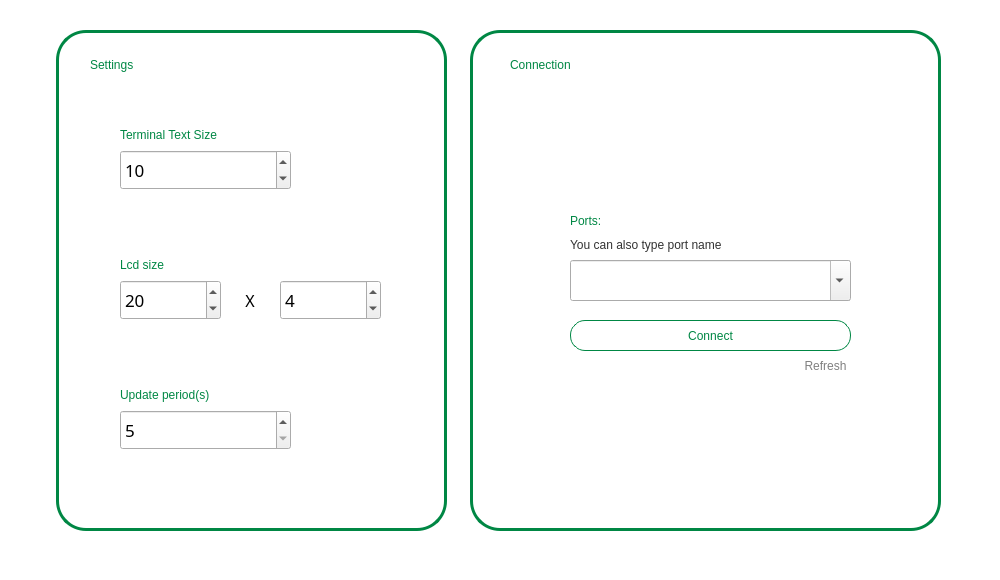
<?xml version="1.0" encoding="UTF-8"?>
<ui version="4.0">
 <class>Form</class>
 <widget class="QWidget" name="Form">
  <property name="geometry">
   <rect>
    <x>0</x>
    <y>0</y>
    <width>1000</width>
    <height>580</height>
   </rect>
  </property>
  <property name="windowTitle">
   <string>Form</string>
  </property>
  <property name="styleSheet">
   <string notr="true">QWidget#Form
{
background-color: rgb(255, 255, 255);
}
</string>
  </property>
  <widget class="QLabel" name="settings_area">
   <property name="geometry">
    <rect>
     <x>56</x>
     <y>30</y>
     <width>391</width>
     <height>501</height>
    </rect>
   </property>
   <property name="styleSheet">
    <string notr="true">border-radius : 30px;
border: 3px solid rgb(0, 135, 68);
</string>
   </property>
   <property name="text">
    <string/>
   </property>
  </widget>
  <widget class="QSpinBox" name="set_font_spin">
   <property name="geometry">
    <rect>
     <x>120</x>
     <y>150</y>
     <width>171</width>
     <height>40</height>
    </rect>
   </property>
   <property name="font">
    <font>
     <family>나눔스퀘어</family>
     <pointsize>13</pointsize>
    </font>
   </property>
   <property name="minimum">
    <number>5</number>
   </property>
   <property name="maximum">
    <number>100</number>
   </property>
   <property name="value">
    <number>10</number>
   </property>
  </widget>
  <widget class="QLabel" name="text_size_label">
   <property name="geometry">
    <rect>
     <x>120</x>
     <y>120</y>
     <width>281</width>
     <height>30</height>
    </rect>
   </property>
   <property name="styleSheet">
    <string notr="true">font: 75 15pt &quot;나눔스퀘어 Bold&quot;;
color: rgb(0, 135, 68);</string>
   </property>
   <property name="text">
    <string>Terminal Text Size</string>
   </property>
  </widget>
  <widget class="QLabel" name="set_freq_label">
   <property name="geometry">
    <rect>
     <x>120</x>
     <y>380</y>
     <width>261</width>
     <height>30</height>
    </rect>
   </property>
   <property name="styleSheet">
    <string notr="true">font: 75 15pt &quot;나눔스퀘어 Bold&quot;;
color: rgb(0, 135, 68);</string>
   </property>
   <property name="text">
    <string>Update period(s)</string>
   </property>
  </widget>
  <widget class="QLabel" name="set_lcd_label">
   <property name="geometry">
    <rect>
     <x>120</x>
     <y>250</y>
     <width>231</width>
     <height>30</height>
    </rect>
   </property>
   <property name="styleSheet">
    <string notr="true">font: 75 15pt &quot;나눔스퀘어 Bold&quot;;
color: rgb(0, 135, 68);</string>
   </property>
   <property name="text">
    <string>Lcd size</string>
   </property>
  </widget>
  <widget class="QSpinBox" name="set_lcd_spin_row">
   <property name="geometry">
    <rect>
     <x>120</x>
     <y>280</y>
     <width>101</width>
     <height>40</height>
    </rect>
   </property>
   <property name="font">
    <font>
     <family>나눔스퀘어</family>
     <pointsize>13</pointsize>
    </font>
   </property>
   <property name="minimum">
    <number>1</number>
   </property>
   <property name="maximum">
    <number>50</number>
   </property>
   <property name="value">
    <number>20</number>
   </property>
  </widget>
  <widget class="QSpinBox" name="set_lcd_spin_col">
   <property name="geometry">
    <rect>
     <x>280</x>
     <y>280</y>
     <width>101</width>
     <height>40</height>
    </rect>
   </property>
   <property name="font">
    <font>
     <family>나눔스퀘어</family>
     <pointsize>13</pointsize>
    </font>
   </property>
   <property name="minimum">
    <number>1</number>
   </property>
   <property name="maximum">
    <number>50</number>
   </property>
   <property name="value">
    <number>4</number>
   </property>
  </widget>
  <widget class="QLabel" name="set_lcd_X_label">
   <property name="geometry">
    <rect>
     <x>230</x>
     <y>280</y>
     <width>40</width>
     <height>40</height>
    </rect>
   </property>
   <property name="font">
    <font>
     <family>나눔스퀘어</family>
     <pointsize>12</pointsize>
    </font>
   </property>
   <property name="text">
    <string>X</string>
   </property>
   <property name="alignment">
    <set>Qt::AlignCenter</set>
   </property>
  </widget>
  <widget class="QDoubleSpinBox" name="set_freq_spin">
   <property name="geometry">
    <rect>
     <x>120</x>
     <y>410</y>
     <width>171</width>
     <height>40</height>
    </rect>
   </property>
   <property name="font">
    <font>
     <family>나눔스퀘어</family>
     <pointsize>13</pointsize>
    </font>
   </property>
   <property name="decimals">
    <number>0</number>
   </property>
   <property name="minimum">
    <double>5.000000000000000</double>
   </property>
   <property name="maximum">
    <double>100.000000000000000</double>
   </property>
   <property name="singleStep">
    <double>5.000000000000000</double>
   </property>
   <property name="value">
    <double>5.000000000000000</double>
   </property>
  </widget>
  <widget class="QLabel" name="connection_area">
   <property name="geometry">
    <rect>
     <x>470</x>
     <y>30</y>
     <width>471</width>
     <height>501</height>
    </rect>
   </property>
   <property name="styleSheet">
    <string notr="true">border-radius : 30px;
border: 3px solid rgb(0, 135, 68);
</string>
   </property>
   <property name="text">
    <string/>
   </property>
  </widget>
  <widget class="QComboBox" name="port_combo">
   <property name="geometry">
    <rect>
     <x>570</x>
     <y>260</y>
     <width>281</width>
     <height>41</height>
    </rect>
   </property>
   <property name="styleSheet">
    <string notr="true">font: 16pt &quot;나눔스퀘어&quot;;</string>
   </property>
   <property name="editable">
    <bool>true</bool>
   </property>
   <property name="currentText">
    <string/>
   </property>
   <property name="currentIndex">
    <number>-1</number>
   </property>
  </widget>
  <widget class="QLabel" name="set_freq_label_2">
   <property name="geometry">
    <rect>
     <x>570</x>
     <y>206</y>
     <width>281</width>
     <height>30</height>
    </rect>
   </property>
   <property name="styleSheet">
    <string notr="true">font: 75 15pt &quot;나눔스퀘어 Bold&quot;;
color: rgb(0, 135, 68);</string>
   </property>
   <property name="text">
    <string>Ports:</string>
   </property>
  </widget>
  <widget class="QPushButton" name="conn_button">
   <property name="geometry">
    <rect>
     <x>570</x>
     <y>320</y>
     <width>281</width>
     <height>31</height>
    </rect>
   </property>
   <property name="layoutDirection">
    <enum>Qt::RightToLeft</enum>
   </property>
   <property name="styleSheet">
    <string notr="true">QPushButton:hover
{ 
	background-color: rgb(0, 135, 68);
	border-radius: 15px;
	font: 75 15pt &quot;Arial&quot;;
	color: white;  
}

QPushButton
{ 
	border-radius: 15px;
	border: 1px solid rgb(0, 135, 68);
	font: 75 15pt &quot;나눔스퀘어 Bold&quot;;
	color: rgb(0, 135, 68);
}
</string>
   </property>
   <property name="text">
    <string>Connect</string>
   </property>
  </widget>
  <widget class="QLabel" name="connection_label">
   <property name="geometry">
    <rect>
     <x>510</x>
     <y>50</y>
     <width>291</width>
     <height>30</height>
    </rect>
   </property>
   <property name="styleSheet">
    <string notr="true">font: 75 17pt &quot;나눔스퀘어 ExtraBold&quot;;
color: rgb(0, 135, 68);</string>
   </property>
   <property name="text">
    <string>Connection</string>
   </property>
  </widget>
  <widget class="QLabel" name="comment_label">
   <property name="geometry">
    <rect>
     <x>570</x>
     <y>230</y>
     <width>281</width>
     <height>30</height>
    </rect>
   </property>
   <property name="styleSheet">
    <string notr="true">font: 75 10pt &quot;나눔스퀘어&quot;;
color: rgb(50, 50, 50);</string>
   </property>
   <property name="text">
    <string>You can also type port name</string>
   </property>
  </widget>
  <widget class="QLabel" name="settings_label">
   <property name="geometry">
    <rect>
     <x>90</x>
     <y>50</y>
     <width>201</width>
     <height>30</height>
    </rect>
   </property>
   <property name="styleSheet">
    <string notr="true">font: 75 17pt &quot;나눔스퀘어 ExtraBold&quot;;
color: rgb(0, 135, 68);</string>
   </property>
   <property name="text">
    <string>Settings</string>
   </property>
  </widget>
  <widget class="QPushButton" name="refresh_button">
   <property name="geometry">
    <rect>
     <x>790</x>
     <y>350</y>
     <width>71</width>
     <height>31</height>
    </rect>
   </property>
   <property name="styleSheet">
    <string notr="true">QPushButton
{ 
	background-color: rgba(255, 255, 255, 0);
	border: 0px solid;
	font: 75 10pt &quot;나눔스퀘어&quot;;
	color: gray;  
}

QPushButton:hover
{ 
	background-color: rgba(255, 255, 255, 0);
	border: 0px solid;
	color: rgb(0, 135, 68);
}
</string>
   </property>
   <property name="text">
    <string>Refresh</string>
   </property>
  </widget>
  <zorder>connection_area</zorder>
  <zorder>settings_area</zorder>
  <zorder>set_font_spin</zorder>
  <zorder>text_size_label</zorder>
  <zorder>set_freq_label</zorder>
  <zorder>set_lcd_label</zorder>
  <zorder>set_lcd_spin_row</zorder>
  <zorder>set_lcd_spin_col</zorder>
  <zorder>set_lcd_X_label</zorder>
  <zorder>set_freq_spin</zorder>
  <zorder>port_combo</zorder>
  <zorder>set_freq_label_2</zorder>
  <zorder>conn_button</zorder>
  <zorder>connection_label</zorder>
  <zorder>comment_label</zorder>
  <zorder>settings_label</zorder>
  <zorder>refresh_button</zorder>
 </widget>
 <resources/>
 <connections/>
</ui>
